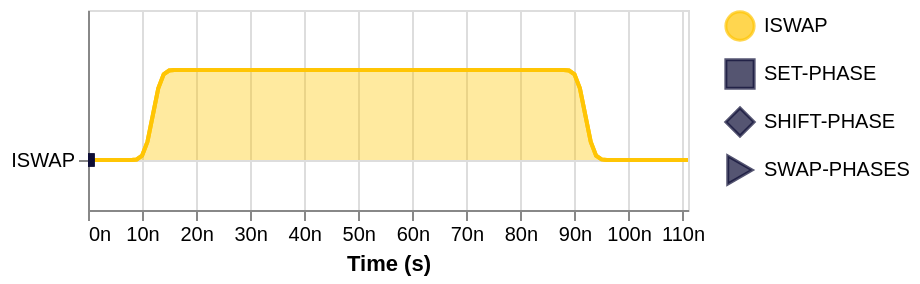

Notebook cell for this chart:
### Markdown cell above
The options for how we can group the Y-Axis includes "Qubit" (the default one), "Frame", "Channel Type", or "Instruction":

### Code cell
schedule.with_y_axis('Instruction').draw()

### Figure 1 — Vega-Lite specification as saved in the notebook (floating-point values rounded to 4 significant figures)
{"config": {"view": {"continuousWidth": 300, "continuousHeight": 300}}, "layer": [{"layer": [{"mark": {"type": "area", "aria": false, "interpolate": "linear", "line": true, "strokeWidth": 1.5}, "encoding": {"color": {"field": "label", "legend": {"symbolSize": 200, "title": null}, "scale": {"domain": ["ISWAP", "SET-PHASE", "SHIFT-PHASE", "SWAP-PHASES"], "range": ["#ffc504", "#0d0d36", "#0d0d36", "#0d0d36"]}, "type": "nominal"}, "detail": {"field": "p", "type": "nominal"}, "fillOpacity": {"condition": {"param": "param_6d4b967e33180ca6", "value": 0.3}, "value": 0.05}, "strokeOpacity": {"condition": {"param": "param_6d4b967e33180ca6", "value": 1.0}, "value": 0.05}, "tooltip": [{"field": "operation", "title": "Operation", "type": "nominal"}, {"field": "frame", "title": "Frame", "type": "nominal"}, {"field": "channel", "title": "Channel Type", "type": "nominal"}, {"field": "memory", "title": "Memory", "type": "nominal"}, {"field": "t0", "format": ".3e", "title": "Start (s)", "type": "quantitative"}, {"field": "t1", "format": ".3e", "title": "End (s)", "type": "quantitative"}, {"field": "t", "format": ".3e", "title": "Time (s)", "type": "quantitative"}, {"field": "i", "title": "I", "type": "quantitative"}], "x": {"axis": {"format": "~s"}, "field": "t", "scale": {"nice": false, "zero": false}, "title": "Time (s)", "type": "quantitative"}, "y": {"axis": {"grid": true, "labelExpr": "[\"ISWAP\"][datum.value]", "title": null, "values": [0]}, "field": "yi", "scale": {"domain": [-0.25, 0.75], "nice": false}, "title": null, "type": "quantitative"}, "y2": {"field": "b"}}, "name": "view_c267c739eed14c23_0"}, {"mark": {"type": "area", "aria": false, "interpolate": "linear", "line": true, "strokeWidth": 1.5}, "encoding": {"color": {"field": "label", "legend": {"symbolSize": 200, "title": null}, "scale": {"domain": ["ISWAP", "SET-PHASE", "SHIFT-PHASE", "SWAP-PHASES"], "range": ["#ffc504", "#0d0d36", "#0d0d36", "#0d0d36"]}, "type": "nominal"}, "detail": {"field": "p", "type": "nominal"}, "fillOpacity": {"condition": {"param": "param_6d4b967e33180ca6", "value": 0.3}, "value": 0.05}, "strokeOpacity": {"condition": {"param": "param_6d4b967e33180ca6", "value": 1.0}, "value": 0.05}, "tooltip": [{"field": "operation", "title": "Operation", "type": "nominal"}, {"field": "frame", "title": "Frame", "type": "nominal"}, {"field": "channel", "title": "Channel Type", "type": "nominal"}, {"field": "memory", "title": "Memory", "type": "nominal"}, {"field": "t0", "format": ".3e", "title": "Start (s)", "type": "quantitative"}, {"field": "t1", "format": ".3e", "title": "End (s)", "type": "quantitative"}, {"field": "t", "format": ".3e", "title": "Time (s)", "type": "quantitative"}, {"field": "q", "title": "Q", "type": "quantitative"}], "x": {"axis": {"format": "~s"}, "field": "t", "scale": {"nice": false, "zero": false}, "title": "Time (s)", "type": "quantitative"}, "y": {"axis": {"grid": true, "labelExpr": "[\"ISWAP\"][datum.value]", "title": null, "values": [0]}, "field": "yq", "scale": {"domain": [-0.25, 0.75], "nice": false}, "title": null, "type": "quantitative"}, "y2": {"field": "b"}}, "transform": [{"filter": "datum['hasq']"}]}], "data": {"name": "data-68c8de02f2d86ad7d93a38b5430683b4"}, "transform": [{"lookup": "s", "from": {"data": {"name": "data-2c638f5f26d8e8a4d1495980d466f489"}, "key": "s", "fields": ["dt", "i", "q", "hasq"]}}, {"flatten": ["dt", "i", "q"]}, {"calculate": "datum.t0 + datum.dt", "as": "t"}, {"calculate": "datum.i * datum.kr + datum.b", "as": "yi"}, {"calculate": "datum.q * datum.kr + datum.b", "as": "yq"}]}, {"data": {"name": "data-a9dcfeaa57f1d7535f91bd179567fb27"}, "mark": {"type": "point", "aria": false, "color": "#0d0d36", "filled": true, "size": 45}, "encoding": {"opacity": {"condition": {"param": "param_6d4b967e33180ca6", "value": 1.0}, "value": 0.05}, "shape": {"field": "label", "legend": {"symbolSize": 200, "title": null}, "scale": {"domain": ["ISWAP", "SET-PHASE", "SHIFT-PHASE", "SWAP-PHASES"], "range": ["circle", "square", "diamond", "triangle-right"]}, "type": "nominal"}, "tooltip": [{"field": "operation", "title": "Operation", "type": "nominal"}, {"field": "label", "title": "Instruction", "type": "nominal"}, {"field": "frame", "title": "Frame", "type": "nominal"}, {"field": "partner", "title": "Swapped With", "type": "nominal"}, {"field": "channel", "title": "Channel Type", "type": "nominal"}, {"field": "t", "format": ".3e", "title": "Time (s)", "type": "quantitative"}], "x": {"axis": {"format": "~s"}, "field": "t", "scale": {"nice": false, "zero": false}, "title": "Time (s)", "type": "quantitative"}, "y": {"axis": {"grid": true, "labelExpr": "[\"ISWAP\"][datum.value]", "title": null, "values": [0]}, "field": "b", "scale": {"domain": [-0.25, 0.75], "nice": false}, "title": null, "type": "quantitative"}}}], "height": 100, "params": [{"name": "param_6d4b967e33180ca6", "select": {"type": "point", "fields": ["label"]}, "bind": "legend", "views": ["view_c267c739eed14c23_0"]}, {"name": "param_1e9efca18e7a2868", "select": {"type": "interval", "encodings": ["x", "y"]}, "bind": "scales", "views": ["view_c267c739eed14c23_0"]}], "width": 300, "$schema": "https://vega.github.io/schema/vega-lite/v6.4.1.json", "datasets": {"data-68c8de02f2d86ad7d93a38b5430683b4": [{"p": 0, "s": 0, "t0": 0.0, "t1": 1.12e-07, "b": 0, "kr": 0.45, "label": "ISWAP", "operation": "ISWAP", "frame": "Transmon-10_flux_tx_c2", "channel": "QDOFastFluxChannel", "memory": ""}, {"p": 1, "s": 0, "t0": 0.0, "t1": 1.12e-07, "b": 0, "kr": 0.45, "label": "ISWAP", "operation": "ISWAP", "frame": "Transmon-100_flux_tx", "channel": "QDOFastFluxChannel", "memory": ""}], "data-2c638f5f26d8e8a4d1495980d466f489": [{"s": 0, "dt": [0.0, 7e-09, 8e-09, 9e-09, 1e-08, 1.1e-08, 1.2e-08, 1.3e-08, 1.4e-08, 1.5e-08, 1.6e-08, 1.7e-08, 1.8e-08, 8.6e-08, 8.7e-08, 8.8e-08, 8.9e-08, 9e-08, 9.1e-08, 9.2e-08, 9.3e-08, 9.4e-08, 9.5e-08, 9.6e-08, 1.11e-07], "i": [0.0, 0.0, 0.0004339, 0.006251, 0.04795, 0.2026, 0.5, 0.7974, 0.952, 0.9938, 0.9996, 1.0, 1.0, 1.0, 1.0, 0.9996, 0.9938, 0.952, 0.7974, 0.5, 0.2026, 0.04795, 0.006251, 0.0, 0.0], "q": [0.0, 0.0, 0.0, 0.0, 0.0, 0.0, 0.0, 0.0, 0.0, 0.0, 0.0, 0.0, 0.0, 0.0, 0.0, 0.0, 0.0, 0.0, 0.0, 0.0, 0.0, 0.0, 0.0, 0.0, 0.0], "hasq": false}], "data-a9dcfeaa57f1d7535f91bd179567fb27": [{"t": 0.0, "b": 0, "frame": "Transmon-100_flux_tx", "channel": "QDOFastFluxChannel", "operation": "ISWAP", "label": "SET-PHASE", "partner": ""}, {"t": 0.0, "b": 0, "frame": "Transmon-10_charge_tx", "channel": "QGSx2Channel", "operation": "ISWAP", "label": "SHIFT-PHASE", "partner": ""}, {"t": 0.0, "b": 0, "frame": "Transmon-11_charge_tx", "channel": "QGSx2Channel", "operation": "ISWAP", "label": "SHIFT-PHASE", "partner": ""}, {"t": 0.0, "b": 0, "frame": "Transmon-10_flux_tx_c2", "channel": "QDOFastFluxChannel", "operation": "ISWAP", "label": "SET-PHASE", "partner": ""}, {"t": 0.0, "b": 0, "frame": "Transmon-10_charge_tx", "channel": "QGSx2Channel", "operation": "ISWAP", "label": "SWAP-PHASES", "partner": "Transmon-11_charge_tx"}, {"t": 0.0, "b": 0, "frame": "Transmon-11_charge_tx", "channel": "QGSx2Channel", "operation": "ISWAP", "label": "SWAP-PHASES", "partner": "Transmon-10_charge_tx"}]}}
